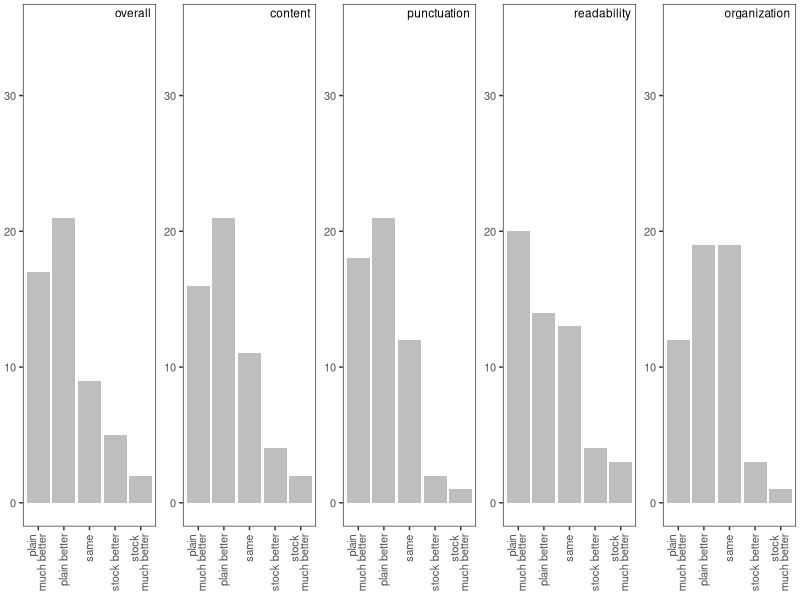
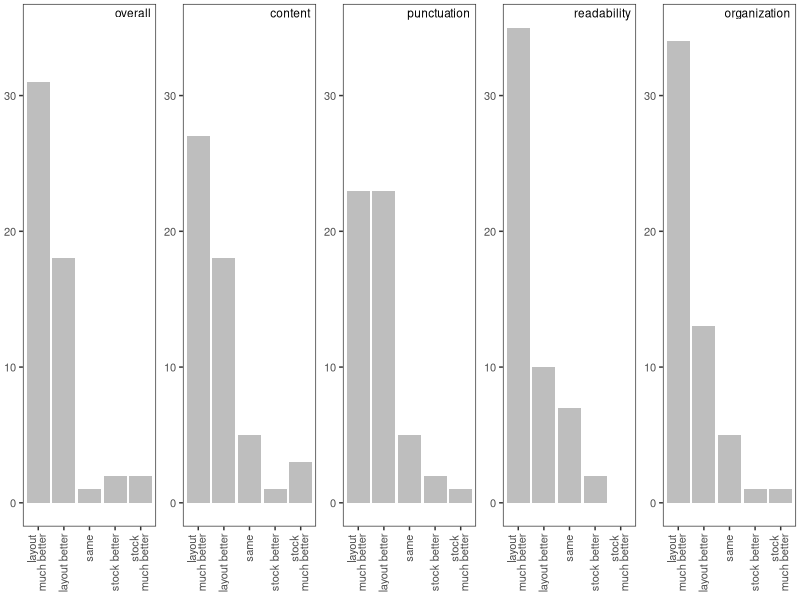
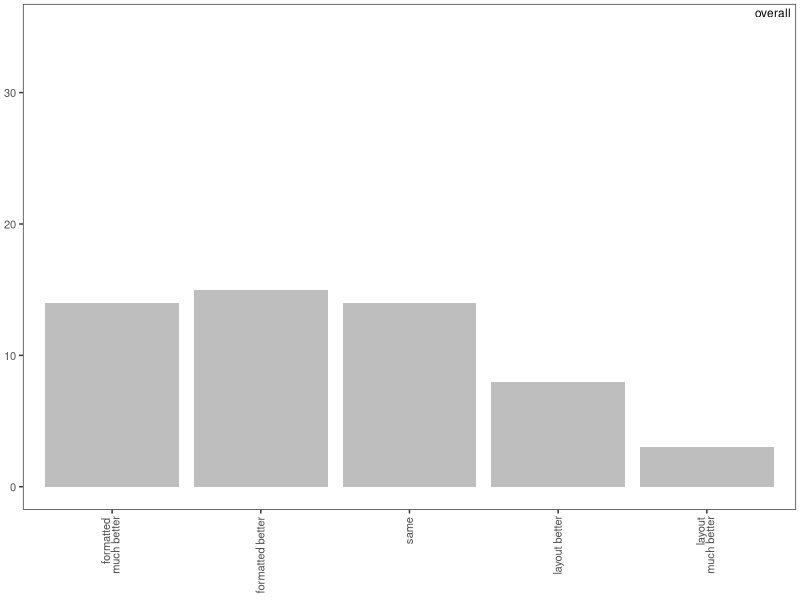
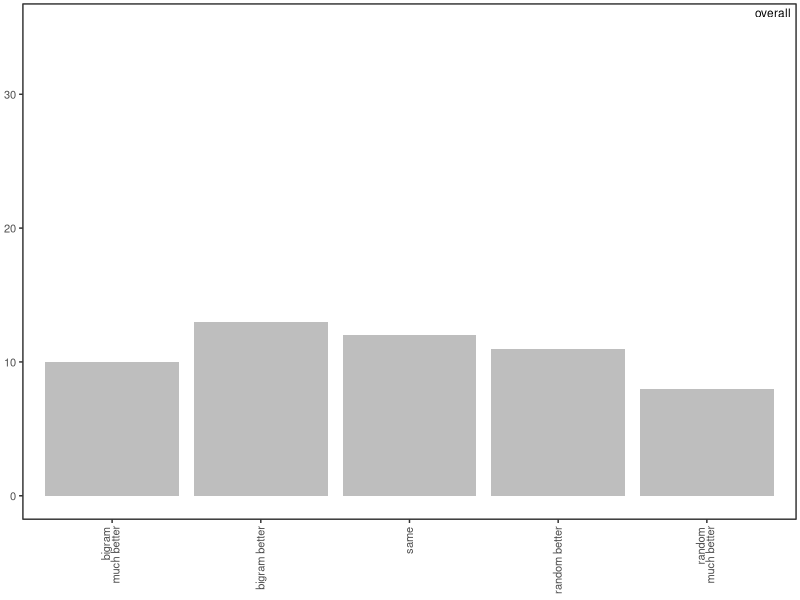

These charts were generated, in order, by the following R code:
require(ggplot2)
require(gridExtra)

library(scales)

myHist <- function(dataTable, graphTitle, xLabelsFrom, xLabelsTo){
  hist <- ggplot(dataTable, aes(y=dataTable$count, x=factor(dataTable$answer, levels=unique(as.character(dataTable$answer))))) +
         geom_bar(stat="identity", fill="grey") +
         ylab("") + xlab("") +
         theme_bw() + theme(plot.title=element_text(size=8, vjust=-3),
                            plot.margin=unit(c(0.1,0.1,-0.4,-0.4), "cm"),
                            axis.text=element_text(size=8),
                            panel.grid.major = element_blank(),
                            panel.grid.minor = element_blank()) +
         theme(axis.text.x = element_text(size=8, angle=90, hjust=1.05, vjust=0.4, lineheight=0.72)) +
         ylim(0,35) +
         scale_x_discrete(breaks=xLabelsFrom, labels=xLabelsTo) +
         annotate("text",  x=Inf, y = Inf, label = graphTitle, size=3, hjust=1+(1.0/nchar(graphTitle)), vjust=1.5)
  return(hist)
}

#------------------------------------------------------------------------------
# Study 1
#------------------------------------------------------------------------------

table = read.csv(file="study1.csv", header=TRUE, sep=",")
attach(table)

#------------------------------------------------------------------------------

dataLabels = c("plain-much_better", "plain-better", "same", "stock-better", "stock-much_better")
printLabels = c("plain \n much better", "plain better", "same ", "stock better", "stock \n much better")

plot1 <- myHist(table[table$comparison=='plain_vs_stock' & table$factor=='overall',],
                "overall", dataLabels, printLabels)
plot2 <- myHist(table[table$comparison=='plain_vs_stock' & table$factor=='content',],
                "content", dataLabels, printLabels)
plot3 <- myHist(table[table$comparison=='plain_vs_stock' & table$factor=='punctuation',],
                "punctuation", dataLabels, printLabels)
plot4 <- myHist(table[table$comparison=='plain_vs_stock' & table$factor=='readability',],
                "readability", dataLabels, printLabels)
plot5 <- myHist(table[table$comparison=='plain_vs_stock' & table$factor=='organization',],
                "organization", dataLabels, printLabels)

pdf("plain_vs_stock_hists.pdf", width=8, height=2)
grid.arrange(plot1, plot2, plot3, plot4, plot5, ncol=5, nrow=1)

#------------------------------------------------------------------------------

dataLabels = c("layout-much_better", "layout-better", "same", "stock-better", "stock-much_better")
printLabels = c("layout \n much better", "layout better", "same ", "stock better", "stock \n much better")

plot1 <- myHist(table[table$comparison=='layout_vs_stock' & table$factor=='overall',],
                "overall", dataLabels, printLabels)
plot2 <- myHist(table[table$comparison=='layout_vs_stock' & table$factor=='content',],
                "content", dataLabels, printLabels)
plot3 <- myHist(table[table$comparison=='layout_vs_stock' & table$factor=='punctuation',],
                "punctuation", dataLabels, printLabels)
plot4 <- myHist(table[table$comparison=='layout_vs_stock' & table$factor=='readability',],
                "readability", dataLabels, printLabels)
plot5 <- myHist(table[table$comparison=='layout_vs_stock' & table$factor=='organization',],
                "organization", dataLabels, printLabels)

pdf("layout_vs_stock_hists.pdf", width=8, height=2)
grid.arrange(plot1, plot2, plot3, plot4, plot5, ncol=5, nrow=1)

#------------------------------------------------------------------------------

dataLabels = c("formatted-much_better", "formatted-better", "same", "layout-better", "layout-much_better")
printLabels = c("formatted \n much better", "formatted better", "same ", "layout better", "layout \n much better")

plot1 <- myHist(table[table$comparison=='layout_vs_formatted' & table$factor=='overall',],
                "overall", dataLabels, printLabels)

pdf("layout_vs_formatted_hists.pdf", width=1.6, height=2)
grid.arrange(plot1, ncol=1, nrow=1)

#------------------------------------------------------------------------------
# Study 2
#------------------------------------------------------------------------------

table = read.csv(file="study2.csv", header=TRUE, sep=",")
attach(table)

table

dataLabels = c("bigram-much_better", "bigram-better", "same", "random-better", "random-much_better")
printLabels = c("bigram \n much better", "bigram better", "same ", "random better", "random \n much better")

table[table$comparison=='bigram_vs_random' & table$factor=='overall',]

plot1 <- myHist(table[table$comparison=='bigram_vs_random' & table$factor=='overall',],
                "overall", dataLabels, printLabels)

pdf("bigram_vs_random_hists.pdf", width=1.6, height=2)
grid.arrange(plot1, ncol=1, nrow=1)

dev.off()
